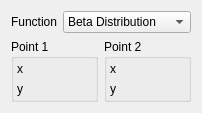
                       <widget class="QWidget" name="sfl2PFunTab">
                        <attribute name="title">
                         <string>Points</string>
                        </attribute>
                        <layout class="QGridLayout" name="gridLayout_60">
                         <item row="0" column="0">
                          <layout class="QVBoxLayout" name="verticalLayout_7">
                           <item>
                            <layout class="QGridLayout" name="sfl2PFunLayout">
                             <item row="0" column="0">
                              <widget class="QLabel" name="sfl2PFunLabel">
                               <property name="text">
                                <string>Function</string>
                               </property>
                              </widget>
                             </item>
                             <item row="0" column="1">
                              <widget class="QComboBox" name="sfl2PFunCombo">
                               <item>
                                <property name="text">
                                 <string>Beta Distribution</string>
                                </property>
                               </item>
                               <item>
                                <property name="text">
                                 <string>Cauchy</string>
                                </property>
                               </item>
                               <item>
                                <property name="text">
                                 <string>Extreme Value</string>
                                </property>
                               </item>
                               <item>
                                <property name="text">
                                 <string>Extreme Value (2)</string>
                                </property>
                               </item>
                               <item>
                                <property name="text">
                                 <string>Logistic</string>
                                </property>
                               </item>
                               <item>
                                <property name="text">
                                 <string>Normal</string>
                                </property>
                               </item>
                              </widget>
                             </item>
                            </layout>
                           </item>
                           <item>
                            <layout class="QGridLayout" name="gridLayout_11">
                             <item row="0" column="0">
                              <widget class="QGroupBox" name="sfl2PPt1Group">
                               <property name="title">
                                <string>Point 1</string>
                               </property>
                               <layout class="QGridLayout" name="gridLayout_12">
                                <property name="margin">
                                 <number>3</number>
                                </property>
                                <item row="0" column="0">
                                 <layout class="QGridLayout" name="gridLayout_10">
                                  <item row="0" column="0">
                                   <widget class="QLabel" name="sfl2PPt1XLabel">
                                    <property name="text">
                                     <string>x</string>
                                    </property>
                                    <property name="alignment">
                                     <set>Qt::AlignRight|Qt::AlignTrailing|Qt::AlignVCenter</set>
                                    </property>
                                   </widget>
                                  </item>
                                  <item row="0" column="1">
                                   <widget class="QwtCounter" name="sfl2PPt1XDSpin" native="true">
                                    <property name="sizePolicy">
                                     <sizepolicy hsizetype="MinimumExpanding" vsizetype="Fixed">
                                      <horstretch>0</horstretch>
                                      <verstretch>0</verstretch>
                                     </sizepolicy>
                                    </property>
                                    <property name="toolTip">
                                     <string extracomment="comment blah"/>
                                    </property>
                                   </widget>
                                  </item>
                                  <item row="1" column="0">
                                   <widget class="QLabel" name="sfl2PPt1YLabel">
                                    <property name="text">
                                     <string>y</string>
                                    </property>
                                    <property name="alignment">
                                     <set>Qt::AlignRight|Qt::AlignTrailing|Qt::AlignVCenter</set>
                                    </property>
                                   </widget>
                                  </item>
                                  <item row="1" column="1">
                                   <widget class="QwtCounter" name="sfl2PPt1YDSpin" native="true">
                                    <property name="sizePolicy">
                                     <sizepolicy hsizetype="MinimumExpanding" vsizetype="Fixed">
                                      <horstretch>0</horstretch>
                                      <verstretch>0</verstretch>
                                     </sizepolicy>
                                    </property>
                                    <property name="toolTip">
                                     <string/>
                                    </property>
                                   </widget>
                                  </item>
                                 </layout>
                                </item>
                               </layout>
                              </widget>
                             </item>
                             <item row="0" column="1">
                              <widget class="QGroupBox" name="sfl2PPt2Group">
                               <property name="title">
                                <string>Point 2</string>
                               </property>
                               <layout class="QGridLayout" name="gridLayout_59">
                                <property name="margin">
                                 <number>3</number>
                                </property>
                                <item row="0" column="0">
                                 <layout class="QGridLayout" name="gridLayout_9">
                                  <item row="0" column="0">
                                   <widget class="QLabel" name="sfl2PPt2XLabel">
                                    <property name="text">
                                     <string>x</string>
                                    </property>
                                    <property name="alignment">
                                     <set>Qt::AlignRight|Qt::AlignTrailing|Qt::AlignVCenter</set>
                                    </property>
                                   </widget>
                                  </item>
                                  <item row="0" column="1">
                                   <widget class="QwtCounter" name="sfl2PPt2XDSpin" native="true">
                                    <property name="sizePolicy">
                                     <sizepolicy hsizetype="MinimumExpanding" vsizetype="Fixed">
                                      <horstretch>0</horstretch>
                                      <verstretch>0</verstretch>
                                     </sizepolicy>
                                    </property>
                                    <property name="toolTip">
                                     <string extracomment="comment blah"/>
                                    </property>
                                   </widget>
                                  </item>
                                  <item row="1" column="0">
                                   <widget class="QLabel" name="sfl2PPt2YLabel">
                                    <property name="text">
                                     <string>y</string>
                                    </property>
                                    <property name="alignment">
                                     <set>Qt::AlignRight|Qt::AlignTrailing|Qt::AlignVCenter</set>
                                    </property>
                                   </widget>
                                  </item>
                                  <item row="1" column="1">
                                   <widget class="QwtCounter" name="sfl2PPt2YDSpin" native="true">
                                    <property name="sizePolicy">
                                     <sizepolicy hsizetype="MinimumExpanding" vsizetype="Fixed">
                                      <horstretch>0</horstretch>
                                      <verstretch>0</verstretch>
                                     </sizepolicy>
                                    </property>
                                    <property name="toolTip">
                                     <string/>
                                    </property>
                                   </widget>
                                  </item>
                                 </layout>
                                </item>
                               </layout>
                              </widget>
                             </item>
                            </layout>
                           </item>
                          </layout>
                         </item>
                        </layout>
                       </widget>
